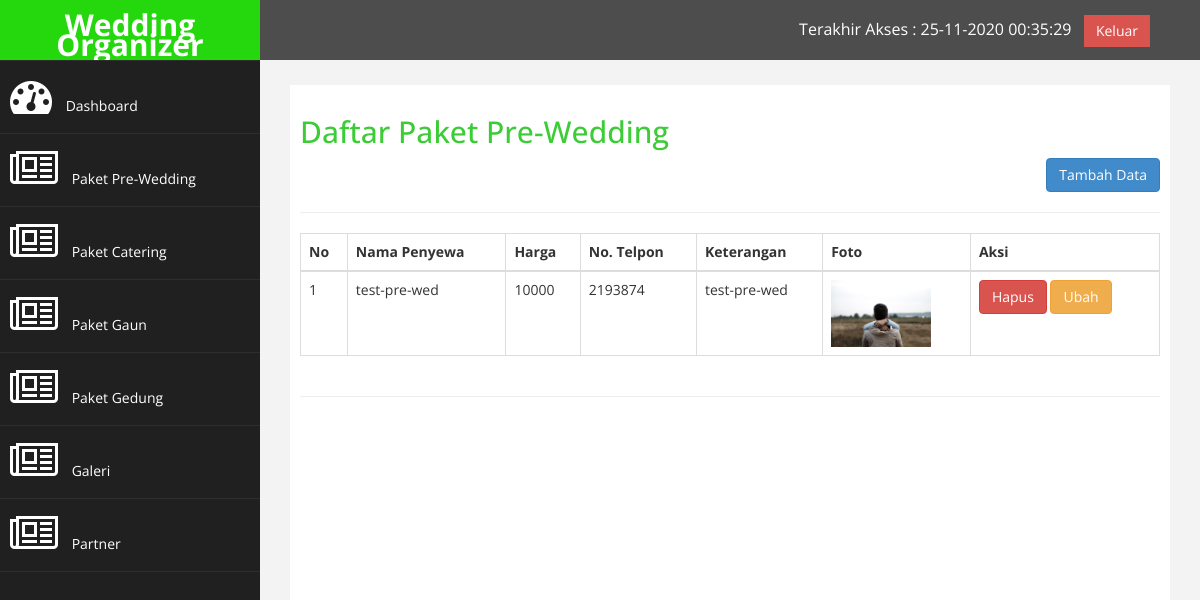
Page /admin.php?halaman=paket_prewed (signed in) on the earlier database version.
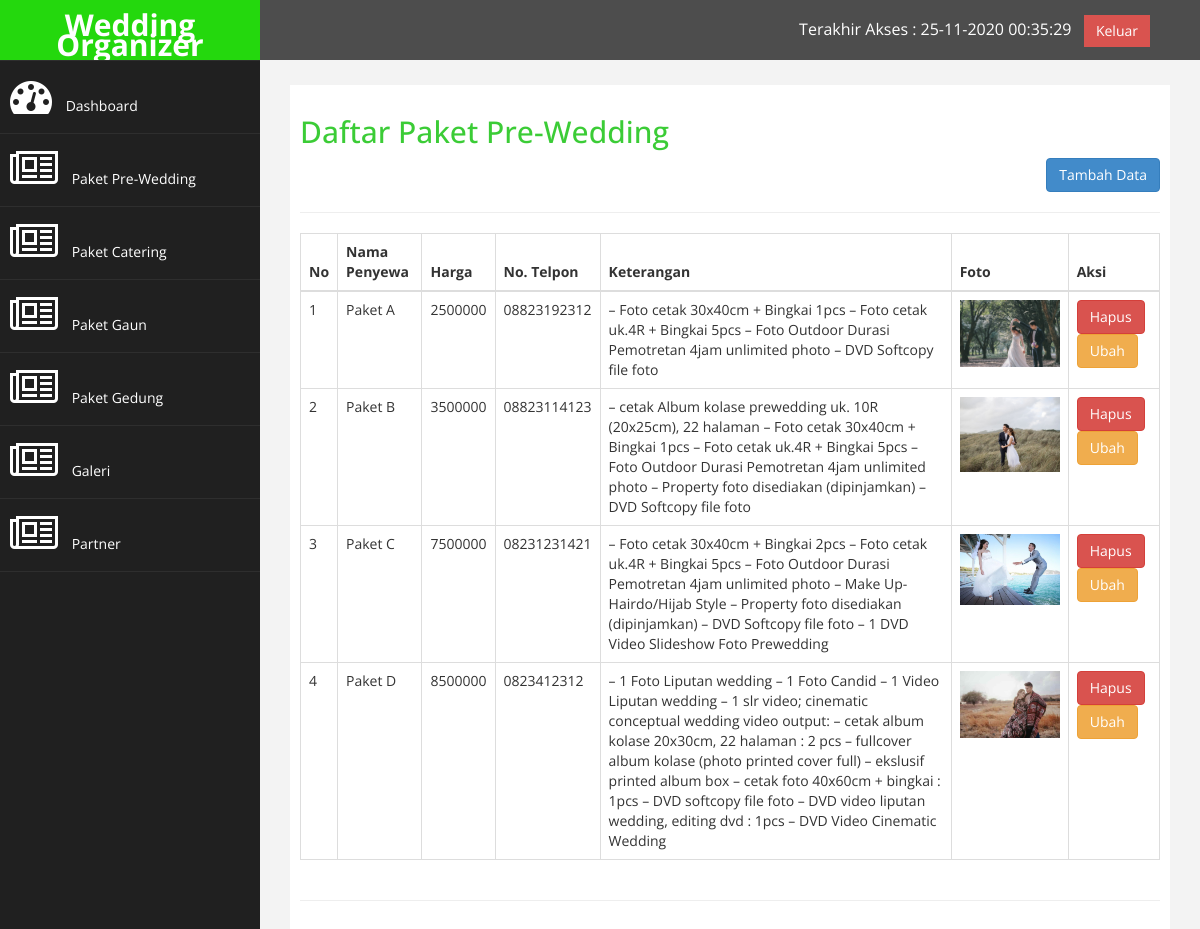
Same page on the later database version.
### tables this page shows
CREATE TABLE `wedding` (
  `id_wed` int(3) NOT NULL,
  `nama_wed` varchar(50) NOT NULL,
  `harga_wed` varchar(15) NOT NULL,
  `telp_wed` varchar(12) NOT NULL,
  `keterangan_wed` text NOT NULL,
  `foto_wed` text NOT NULL
);

### paket_prewed.php (the view)
<h2>Daftar Paket Pre-Wedding</h2>
<div class="text-right">
    <a href="admin.php?halaman=tambah_paket_prewed" class="btn btn-primary">Tambah Data</a>
</div><hr>
<table class="table table-bordered">
    <thead>
        <th>No</th>
        <th>Nama Penyewa</th>
        <th>Harga</th>
        <th>No. Telpon</th>
        <th>Keterangan</th>
        <th>Foto</th>
        <th>Aksi</th>
    </thead>
    <tbody>
        <?php $nomor = 1; ?>
        <?php $ambil = mysqli_query($link, "SELECT * FROM wedding"); ?>
        <?php while ($pecah = mysqli_fetch_assoc($ambil)) { ?>
            <tr>
                <td><?= $nomor; ?></td>
                <td><?= $pecah['nama_wed']; ?></td>
                <td><?= $pecah['harga_wed']; ?></td>
                <td><?= $pecah['telp_wed']; ?></td>
                <td><?= $pecah['keterangan_wed']; ?></td>
                <td>
                    <img src="images/<?= $pecah['foto_wed']; ?>" width="100px">
                </td>
                <td>
                    <a href="admin.php?halaman=hapus_paket_prewed&id=<?= $pecah['id_wed']; ?>" class="btn btn-danger">Hapus</a>
                    <a href="admin.php?halaman=ubah_paket_prewed&id=<?= $pecah['id_wed']; ?>" class="btn btn-warning">Ubah</a>
                </td>
            </tr>
            <?php $nomor++ ?>
        <?php } ?>
    </tbody>
</table>

Differences in the rows shown:
removed wedding: nama_wed "test-pre-wed", harga_wed "10000", telp_wed "2193874", keterangan_wed "test-pre-wed", foto_wed (picture)
added wedding: nama_wed "Paket A", harga_wed "2500000", telp_wed "08823192312", keterangan_wed "– Foto cetak 30x40cm + Bingkai 1pcs – Foto cetak uk.4R + Bingkai 5pcs – Foto Outdoor Durasi Pemotretan 4jam unlimited photo – DVD Softcopy file foto", foto_wed (picture)
added wedding: nama_wed "Paket B", harga_wed "3500000", telp_wed "08823114123", keterangan_wed "– cetak Album kolase prewedding uk. 10R (20x25cm), 22 halaman – Foto cetak 30x40cm + Bingkai 1pcs – Foto cetak uk.4R + Bingkai 5pcs – Foto Outdoor Durasi Pemotretan 4jam unlimited photo – Property foto disediakan (dipinjamkan) – DVD Softcopy file foto", foto_wed (picture)
added wedding: nama_wed "Paket C", harga_wed "7500000", telp_wed "08231231421", keterangan_wed "– Foto cetak 30x40cm + Bingkai 2pcs – Foto cetak uk.4R + Bingkai 5pcs – Foto Outdoor Durasi Pemotretan 4jam unlimited photo – Make Up-Hairdo/Hijab Style – Property foto disediakan (dipinjamkan) – DVD Softcopy file foto – 1 DVD Video Slideshow Foto Prewedding", foto_wed (picture)
added wedding: nama_wed "Paket D", harga_wed "8500000", telp_wed "0823412312", keterangan_wed "– 1 Foto Liputan wedding – 1 Foto Candid – 1 Video Liputan wedding – 1 slr video; cinematic conceptual wedding video output: – cetak album kolase 20x30cm, 22 halaman : 2 pcs – fullcover album kolase (photo printed cover full) – ekslusif printed album box – cetak foto 40x60cm + bingkai : 1pcs – DVD softcopy file foto – DVD video liputan wedding, editing dvd : 1pcs – DVD Video Cinematic Wedding", foto_wed (picture)
